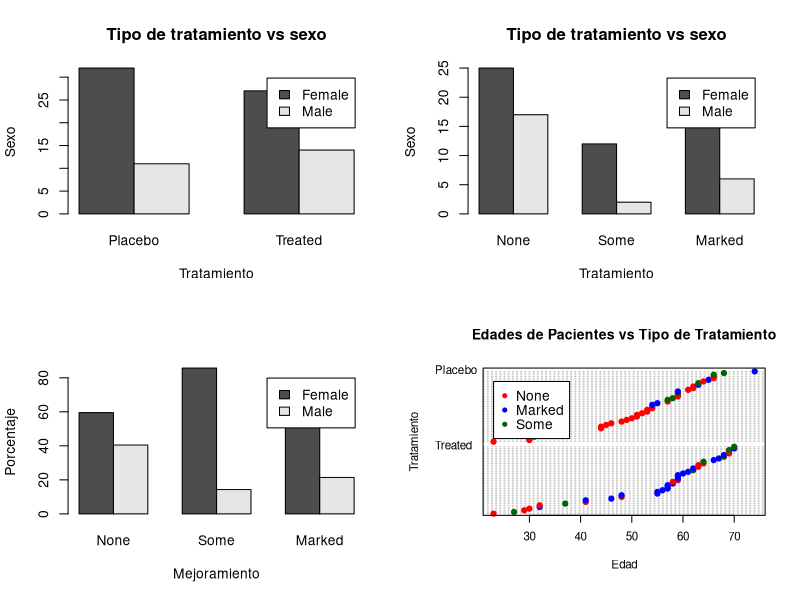

Recreate this plot in R.
library(vcd)
head(Arthritis)
options(digits=2)
par(mfrow=c(2,2))

# VAMOS A CREAR DIAGRAMAS DE BARRAS

# Utilizando el paquete Arthritis realizar un analisis que permita:
# Comparar Sexo vs Tipo de tratamiento (variables categoricas)
# 
mytable <- xtabs(~ Sex+Treatment, data=Arthritis)
mytable
barplot(mytable, beside = T, main = "Tipo de tratamiento vs sexo",
        legend = T, xlab = "Tratamiento", ylab = "Sexo")

# Comparar el Mejoramiento (Improved) que hay entre hombres y mujeres
tabla.sex.improved <- xtabs(~ Sex+Improved, data=Arthritis)
tabla.sex.improved
barplot(tabla.sex.improved, beside = T, main = "Tipo de tratamiento vs sexo",
        legend = T, xlab = "Tratamiento", ylab = "Sexo")


# VAMOS A GENERAR TABLAS DE CONTINGENCIA UTILIZANDO prop.table(mytable)
# PARA SABER LAS PROPOCIONES QUE EXISTEN CON LA PROPORCION DE LA POBLACION QUE
# A MEJORADO A LOS TRATAMIENTOS

# Probablidad de la poblacion (hombres y mujeres) que han presentado alguna mejora
proporciones <- prop.table(tabla.sex.improved)
proporciones
proporciones.tabla.sex.improved <- prop.table(tabla.sex.improved, 2)
proporciones.tabla.sex.improved
barplot(proporciones.tabla.sex.improved * 100, ylab = "Porcentaje", xlab = "Mejoramiento",
        legend = T,beside = T)

# Saber la distribucion del tratamiento aplicado segun las edades
table.arthritis <- Arthritis[order(Arthritis$Age),]
table.arthritis
table.arthritis$color[table.arthritis$Improved=="None"] <- "red"
table.arthritis$color[table.arthritis$Improved=="Marked"] <- "blue"
table.arthritis$color[table.arthritis$Improved=="Some"] <- "darkgreen"
dotchart(table.arthritis$Age,
         cex=.7,
         pch=19,
         groups =  table.arthritis$Treatment,
         gcolor = "black",
         color = table.arthritis$color,
         ylab="Tratamiento",
         xlab = "Edad",
         main = "Edades de Pacientes vs Tipo de Tratamiento")

legend(x=23,y=80,legend=c("None", "Marked", "Some"), col = c("red","blue","darkgreen"), pch = 20)

mytable <- xtabs(~ Improved+Treatment, data=Arthritis)
mytable


